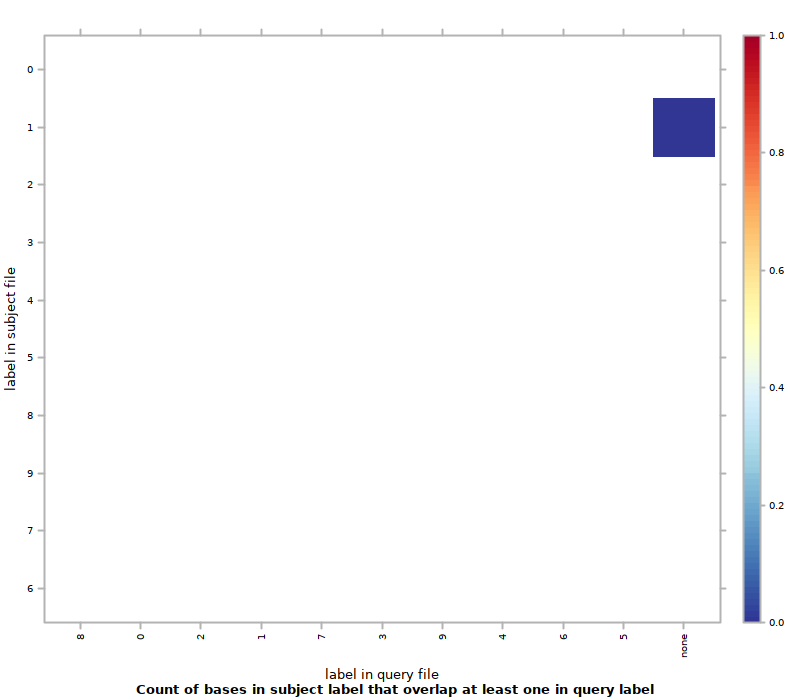

Write R code to recreate this figure.
#!/usr/bin/env Rscript
## transcript produced by Segtools 1.1.14

segtools.r.dirname <-
  system2("python",
          c("-c", "'import segtools; print segtools.get_r_dirname()'"),
          stdout = TRUE)

source(file.path(segtools.r.dirname, 'common.R'))
source(file.path(segtools.r.dirname, 'overlap.R'))
save.overlap.performance('./MCseq1bpexo2bp/overlap-ordered', 'overlap.performance', './MCseq1bpexo2bp/overlap-ordered/overlap.tab', row.normalize = 'FALSE', mnemonic_file = './MCseq1bpexo2bp/overlap-direct/mnemonics1_new.txt', clobber = FALSE, col_mnemonic_file = './MCseq1bpexo2bp/overlap-direct/mnemonics2_new.txt')
save.overlap.heatmap('./MCseq1bpexo2bp/overlap-ordered', 'overlap', './MCseq1bpexo2bp/overlap-ordered/overlap.tab', clobber = FALSE, col_mnemonic_file = './MCseq1bpexo2bp/overlap-direct/mnemonics2_new.txt', cluster = FALSE, max_contrast = FALSE, row.normalize = 'FALSE', mnemonic_file = './MCseq1bpexo2bp/overlap-direct/mnemonics1_new.txt')
